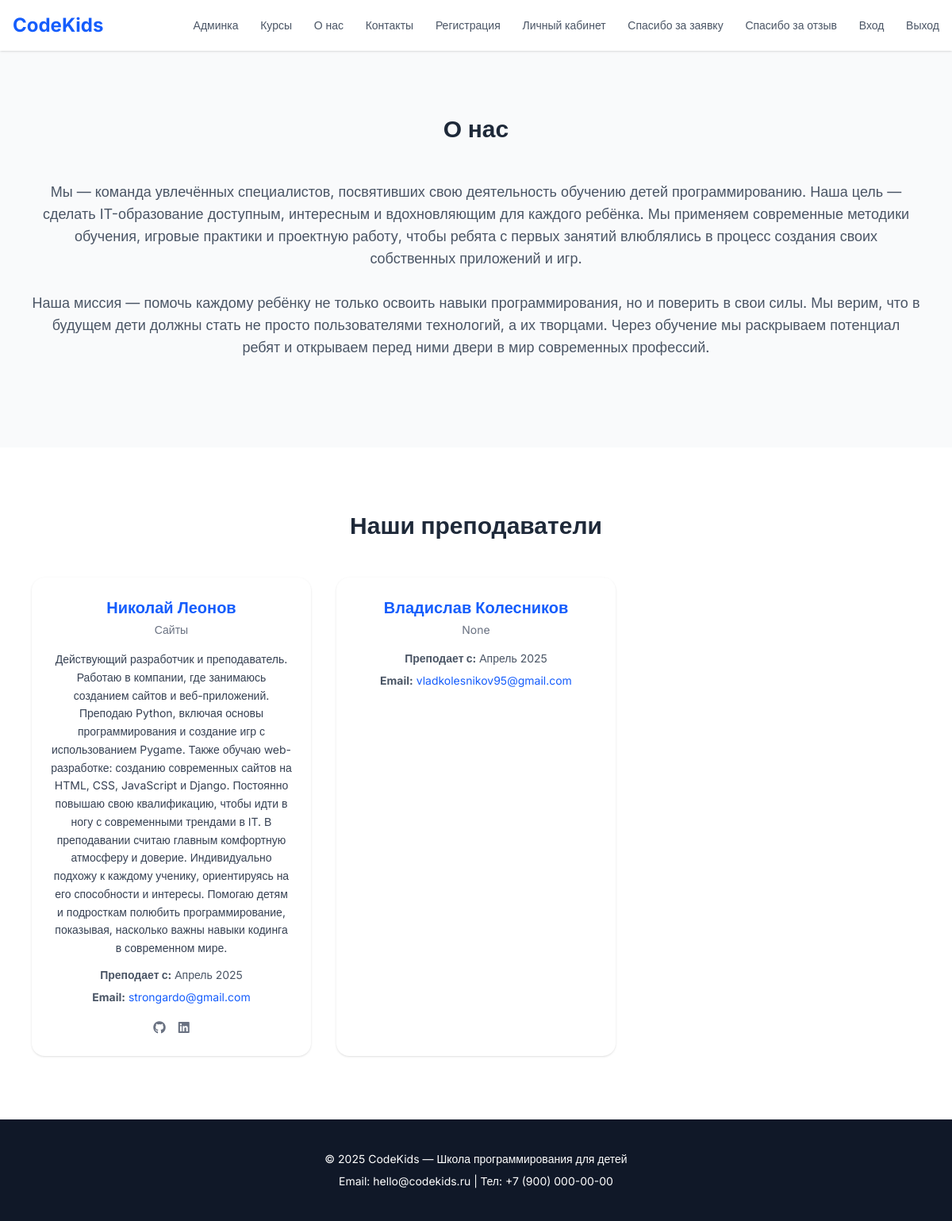
The page /about/ on the database its author committed.
### info/models.py (models this page shows, shortened)
class About(models.Model):
    about_text = models.TextField(verbose_name='О компании')
    mission_text = models.TextField(verbose_name='Наша миссия')
    class Meta:
        verbose_name = "О нас"
        verbose_name_plural = "О нас"

### education/models.py (models this page shows, shortened)
class Teacher(models.Model):
    first_name = models.CharField(max_length=100, verbose_name="Имя")
    last_name = models.CharField(max_length=100, verbose_name="Фамилия")
    photo = models.ImageField(upload_to='teachers_photos/', null=True, blank=True, verbose_name="Фото")
    bio = models.TextField(verbose_name="Описание", blank=True)
    specialization = models.CharField(max_length=200, verbose_name="Специализация", null=True, blank=True)
    courses = models.ManyToManyField('Course', related_name='teachers', verbose_name="Курсы")
    email = models.EmailField(verbose_name="Электронная почта", null=True, blank=True)
    social_links = models.JSONField(default=dict, blank=True, verbose_name="Ссылки на социальные сети")
    start_date = models.DateField(verbose_name="Дата начала работы", null=True, blank=True)
    class Meta:
        verbose_name = "Преподаватель"
        verbose_name_plural = "Преподаватели"

### pages/views.py (the view)
# urls.py: path('about/', about, name='about'),
def about(request):
    about_info = About.objects.first()
    teachers = Teacher.objects.all()
    return render(request, 'pages/about.html', {
        'teachers': teachers,
        'about_info': about_info,
    })

### templates/pages/about.html (shortened to what this page needs)
{% extends 'base.html' %}
{% block content %}
<main>
    <section id="about" class="py-20 bg-gray-50">
        <div class="max-w-6xl mx-auto px-4 text-center">
            <h2 class="text-3xl font-semibold mb-12 text-gray-800">О нас</h2>
            <p class="text-lg text-gray-600 mb-8">
                {{ about_info.about_text }}
                <br><br>
                {{ about_info.mission_text }}
            </p>
        </div>
    </section>
    <section id="teachers" class="py-20">
        <div class="max-w-6xl mx-auto px-4 text-center">
            <h3 class="text-3xl font-semibold mb-12 text-gray-800">
                Наши преподаватели
            </h3>
            <div class="grid grid-cols-1 sm:grid-cols-2 lg:grid-cols-3 gap-8">
                {% for teacher in teachers %}
                {% include 'partials/teacher_card.html' %}
                {% endfor %}
            </div>
        </div>
    </section>
</main>
{% endblock %}

### templates/base.html (shortened to what this page needs)
{% load static %}
<!DOCTYPE html>
<html lang="ru">
<head>
    <link rel="stylesheet" href="https://cdnjs.cloudflare.com/ajax/libs/font-awesome/6.5.0/css/all.min.css"/>
    <script src="https://cdn.jsdelivr.net/npm/@tailwindcss/browser@4"></script>
</head>
<body class="text-gray-800 bg-white scroll-smooth">
{% include 'header.html' %}
{% block content %}{% endblock %}
{% include 'footer.html' %}
</body>
</html>

### templates/header.html
<header class="bg-white shadow-sm sticky top-0 z-50">
    <div class="max-w-7xl mx-auto px-4 py-4 flex justify-between items-center">
        <a href="{% url 'home' %}"><h1 class="text-2xl font-bold text-blue-600">CodeKids</h1></a>
        <nav class="space-x-6 text-sm font-medium">
            <a href="/admin" class="text-gray-600 hover:text-blue-600 transition">Админка</a>
            <a href="{% url 'courses' %}" class="text-gray-600 hover:text-blue-600 transition">Курсы</a>
            <a href="{% url 'about' %}" class="text-gray-600 hover:text-blue-600 transition">О нас</a>
            <a href="{% url 'contacts' %}" class="text-gray-600 hover:text-blue-600 transition">Контакты</a>
            <a href="{% url 'register' %}" class="text-gray-600 hover:text-blue-600 transition">Регистрация</a>
            <a href="{% url 'dashboard' %}" class="text-gray-600 hover:text-blue-600 transition">Личный кабинет</a>
            <a href="{% url 'thanks' 'application' %}" class="text-gray-600 hover:text-blue-600 transition">Спасибо за заявку</a>
            <a href="{% url 'thanks' 'review' %}" class="text-gray-600 hover:text-blue-600 transition">Спасибо за отзыв</a>
            <a href="{% url 'login' %}" class="text-gray-600 hover:text-blue-600 transition">Вход</a>
            <a href="#" class="text-gray-600 hover:text-blue-600 transition">Выход</a>
        </nav>
    </div>
</header>

### templates/partials/teacher_card.html (shortened to what this page needs)
<div class="bg-white p-6 rounded-2xl shadow hover:shadow-md transition">
    <h4 class="text-xl font-semibold text-blue-600 text-center mb-1">
        {{ teacher.first_name }} {{ teacher.last_name }}
    </h4>
    <p class="text-sm text-center text-gray-500 mb-4">
        {{ teacher.specialization }}
    </p>
    <p class="text-gray-700 text-sm leading-relaxed mb-3">
        {{ teacher.bio }}
    </p>
    <div class="text-sm text-gray-600 mb-2">
        <strong>Преподает с:</strong>
        {{ teacher.start_date|date:"F Y" }}
    </div>
    <div class="text-sm text-gray-600 mb-2">
        <strong>Email:</strong>
        <a href="mailto:{{ teacher.email }}" class="text-blue-600 hover:underline">
            {{ teacher.email }}
        </a>
    </div>
    {% if teacher.social_links %}
    <div class="flex gap-4 mt-4 justify-center">
        {% for platform, url in teacher.social_links.items %}
        <a href="{{ url }}" target="_blank" class="text-gray-500 hover:text-blue-600 transition"
           title="{{ platform }}">
            <i class="fab fa-{{ platform|lower }}"></i>
        </a>
        {% endfor %}
    </div>
    {% endif %}
</div>

### templates/footer.html
<footer class="bg-gray-900 text-white py-10">
    <div class="max-w-6xl mx-auto px-4 text-center">
        <p class="text-sm mb-2">© 2025 CodeKids — Школа программирования для детей</p>
        <p class="text-sm">Email: hello@codekids.ru | Тел: +7 (900) 000-00-00</p>
    </div>
</footer>

### templates/base.html (style rules this page uses)
body { font-family: 'Inter', sans-serif; }

### rows shown on the page
About: about_text "Мы — команда увлечённых специалистов, посвятивших свою деятельность обучению детей программированию. Наша цель — сделать IT-образование доступным, интересным и вдохновляющим для каждого ребёнка. Мы применяем современные методики обучения, игровые практики и проектную работу, чтобы ребята с первых занятий влюблялись в процесс создания своих собственных приложений и игр.", mission_text "Наша миссия — помочь каждому ребёнку не только освоить навыки программирования, но и поверить в свои силы. Мы верим, что в будущем дети должны стать не просто пользователями технологий, а их творцами. Через обучение мы раскрываем потенциал ребят и открываем перед ними двери в мир современных профессий."
Teacher: first_name "Николай", last_name "Леонов", specialization "Сайты", bio "Действующий разработчик и преподаватель. Работаю в компании, где занимаюсь созданием сайтов и веб-приложений. Преподаю Python, включая основы программирования и создание игр с использованием Pygame. Также обучаю web-разработке: созданию современных сайтов на HTML, CSS, JavaScript и Django. Постоянно повышаю свою квалификацию, чтобы идти в ногу с современными трендами в IT. В преподавании считаю главным комфортную атмосферу и доверие. Индивидуально подхожу к каждому ученику, ориентируясь на его способности и интересы. Помогаю детям и подросткам полюбить программирование, показывая, насколько важны навыки кодинга в современном мире.", start_date "Апрель 2025", email "strongardo@gmail.com"
Teacher: first_name "Владислав", last_name "Колесников", specialization "None", start_date "Апрель 2025", email "vladkolesnikov95@gmail.com"
